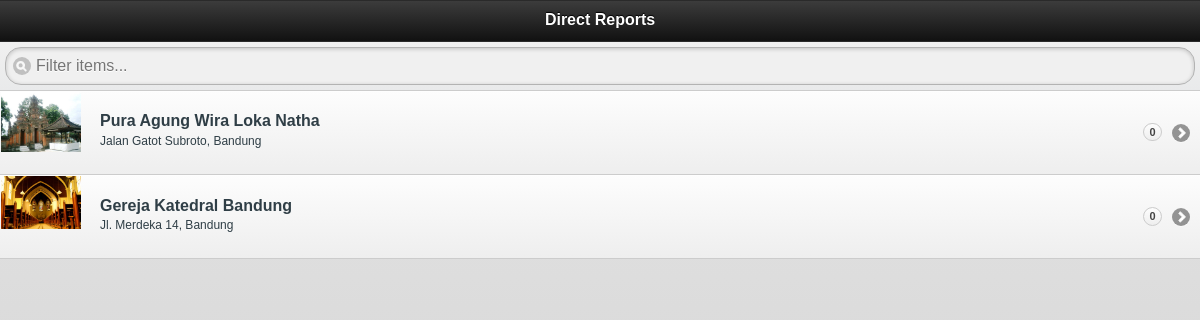
The page /tempat/reportlist.php?managerId=1 on the database its author committed.
### tables this page shows
CREATE TABLE IF NOT EXISTS `employee` (
  `id` int(11) NOT NULL AUTO_INCREMENT,
  `firstName` varchar(30) NOT NULL,
  `lastName` varchar(30) NOT NULL,
  `managerId` int(11) NOT NULL,
  `title` varchar(45) NOT NULL,
  `department` varchar(45) NOT NULL,
  `officePhone` varchar(45) NOT NULL,
  `cellPhone` varchar(45) NOT NULL,
  `email` varchar(45) NOT NULL,
  `city` varchar(45) NOT NULL,
  `picture` varchar(250) NOT NULL,
  PRIMARY KEY (`id`)
);

### tempat/reportlist.php (the view, shortened to what this page needs)
<!DOCTYPE HTML>
<html>
<head>
<link rel="stylesheet" href="css/jquery.mobile-1.0rc2.min.css" />
<link rel="stylesheet" href="css/styles.css" />
</head>
<body>
<div data-role="page" data-theme="b" data-add-back-btn="true">
  <div data-role="header">
    <h1>Direct Reports</h1>
  </div>
  <div data-role="content">
    <ul data-role="listview" data-filter="true">
		<?php
		include 'config.php';
		$sql = "select e.id, e.firstName, e.lastName, e.title, e.picture, count(r.id) reportCount " .
				"from employee e left join employee r on r.managerId = e.id " .
				"where e.managerId = :managerId " .
				"group by e.id order by e.lastName, e.firstName";
		try {
			$dbh = new PDO("mysql:host=$dbhost;dbname=$dbname", $dbuser, $dbpass);
			$dbh->setAttribute(PDO::ATTR_ERRMODE, PDO::ERRMODE_EXCEPTION);
			$stmt = $dbh->prepare($sql);
			$stmt->bindParam("managerId", $_GET[managerId]);
			$stmt->execute();
			while ($emp = $stmt->fetch(PDO::FETCH_OBJ)) {
				echo "<li><a href='employeedetails.php?id=$emp->id'>" .
					"<img src='pics/$emp->picture'/>" .
					"<h4>$emp->firstName $emp->lastName</h4>" .
					"<p>$emp->title</p>" .
					"<span class='ui-li-count'>$emp->reportCount</span></a></li>";
			}
		} catch(PDOException $e) {
			echo $e->getMessage();
		}
		?>
	</ul>
  </div>
</div>
</body>
</html>

### rows shown on the page
employee: picture (picture), firstName "Pura", lastName "Agung Wira Loka Natha", title "Jalan Gatot Subroto, Bandung", reportCount "0"
employee: picture (picture), firstName "Gereja", lastName "Katedral Bandung", title "Jl. Merdeka 14, Bandung", reportCount "0"
